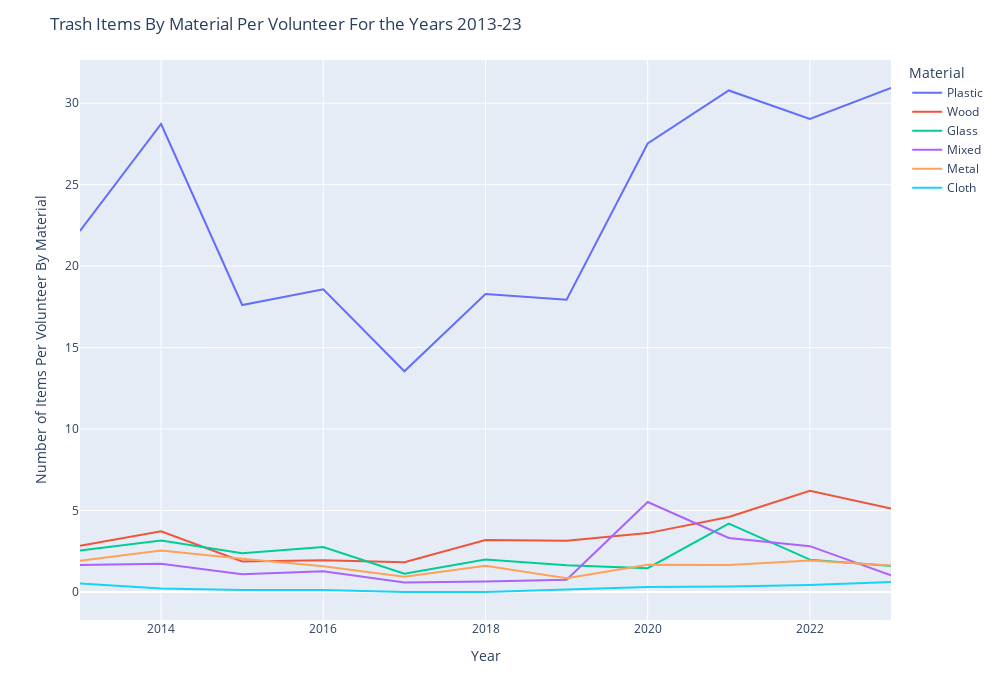

The code cell stored with this chart in its notebook:
### Markdown cell above
After division with number of volunteers, it seems there might be a slight decreasing trend for cigarette butts from 2020 onwards. Unfortunately there seems to be an increasing number of plastic pieces on our shores.

## Number of Items Per Volunteer Grouped by Trash Material
We'll group our data by trash material and look what's the most common material that's littering our coastline. This graph is similar to Figure 14 in NOAA's marine debris report, but instead of showing percentages of total number of trash items, we're plotting number of items from a given material per volunteer. Somewhat different categories are used as well: wood and paper are labeled wood.

### Code cell
fig = graph_maker.material_per_volunteer()
fig.show()

### Figure 1 — Plotly figure (JSON) as saved in the notebook; plotly's stock layout.template omitted (floating-point values rounded to 4 significant figures)
{"data": [{"hovertemplate": "material=Plastic<br>Year=%{x}<br>value=%{y}<extra></extra>", "legendgroup": "Plastic", "line": {"color": "#636efa", "dash": "solid"}, "marker": {"symbol": "circle"}, "mode": "lines", "name": "Plastic", "orientation": "v", "showlegend": true, "type": "scatter", "x": [2013, 2014, 2015, 2016, 2017, 2018, 2019, 2020, 2021, 2022, 2023], "xaxis": "x", "y": [22.16, 28.72, 17.61, 18.58, 13.55, 18.29, 17.94, 27.53, 30.78, 29.03, 30.93], "yaxis": "y"}, {"hovertemplate": "material=Wood<br>Year=%{x}<br>value=%{y}<extra></extra>", "legendgroup": "Wood", "line": {"color": "#EF553B", "dash": "solid"}, "marker": {"symbol": "circle"}, "mode": "lines", "name": "Wood", "orientation": "v", "showlegend": true, "type": "scatter", "x": [2013, 2014, 2015, 2016, 2017, 2018, 2019, 2020, 2021, 2022, 2023], "xaxis": "x", "y": [2.835, 3.72, 1.879, 1.952, 1.832, 3.185, 3.147, 3.614, 4.607, 6.215, 5.118], "yaxis": "y"}, {"hovertemplate": "material=Glass<br>Year=%{x}<br>value=%{y}<extra></extra>", "legendgroup": "Glass", "line": {"color": "#00cc96", "dash": "solid"}, "marker": {"symbol": "circle"}, "mode": "lines", "name": "Glass", "orientation": "v", "showlegend": true, "type": "scatter", "x": [2013, 2014, 2015, 2016, 2017, 2018, 2019, 2020, 2021, 2022, 2023], "xaxis": "x", "y": [2.549, 3.161, 2.377, 2.762, 1.116, 1.991, 1.641, 1.462, 4.199, 1.987, 1.594], "yaxis": "y"}, {"hovertemplate": "material=Mixed<br>Year=%{x}<br>value=%{y}<extra></extra>", "legendgroup": "Mixed", "line": {"color": "#ab63fa", "dash": "solid"}, "marker": {"symbol": "circle"}, "mode": "lines", "name": "Mixed", "orientation": "v", "showlegend": true, "type": "scatter", "x": [2013, 2014, 2015, 2016, 2017, 2018, 2019, 2020, 2021, 2022, 2023], "xaxis": "x", "y": [1.651, 1.738, 1.082, 1.272, 0.583, 0.6386, 0.7478, 5.523, 3.312, 2.815, 1.022], "yaxis": "y"}, {"hovertemplate": "material=Metal<br>Year=%{x}<br>value=%{y}<extra></extra>", "legendgroup": "Metal", "line": {"color": "#FFA15A", "dash": "solid"}, "marker": {"symbol": "circle"}, "mode": "lines", "name": "Metal", "orientation": "v", "showlegend": true, "type": "scatter", "x": [2013, 2014, 2015, 2016, 2017, 2018, 2019, 2020, 2021, 2022, 2023], "xaxis": "x", "y": [1.911, 2.547, 2.048, 1.576, 0.939, 1.607, 0.8424, 1.679, 1.65, 1.929, 1.62], "yaxis": "y"}, {"hovertemplate": "material=Cloth<br>Year=%{x}<br>value=%{y}<extra></extra>", "legendgroup": "Cloth", "line": {"color": "#19d3f3", "dash": "solid"}, "marker": {"symbol": "circle"}, "mode": "lines", "name": "Cloth", "orientation": "v", "showlegend": true, "type": "scatter", "x": [2013, 2014, 2015, 2016, 2017, 2018, 2019, 2020, 2021, 2022, 2023], "xaxis": "x", "y": [0.5236, 0.222, 0.1224, 0.123, 0.001073, 0, 0.1591, 0.3048, 0.3343, 0.4367, 0.6123], "yaxis": "y"}], "layout": {"autosize": false, "height": 700, "legend": {"title": {"text": "Material"}, "tracegroupgap": 0}, "margin": {"t": 60}, "title": {"text": "Trash Items By Material Per Volunteer For the Years 2013-23"}, "width": 1000, "xaxis": {"anchor": "y", "autorange": true, "domain": [0, 1], "range": [2013, 2023], "title": {"text": "Year"}, "type": "linear"}, "yaxis": {"anchor": "x", "autorange": true, "domain": [0, 1], "range": [-1.719, 32.65], "title": {"text": "Number of Items Per Volunteer By Material"}, "type": "linear"}}}
